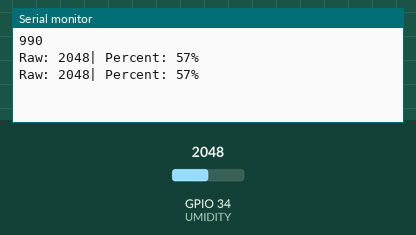
This sketch was run on a simulated ESP32. On the bench: the last lines printed to the serial monitor. The test bench sets the inputs (shaded band); at power-on: GPIO 34 (UMIDITY) = 2048.

Above: at 1.8 s.
1.9 s: GPIO 34 (UMIDITY) set to 2866
At 2.8 s:
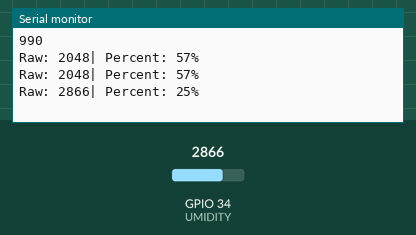
3.4 s: GPIO 34 (UMIDITY) set to 3603
At 4.4 s:
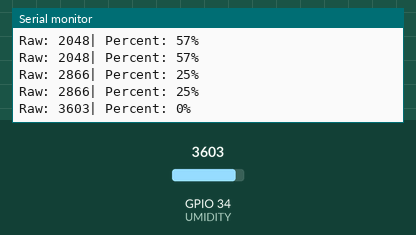
Timing chart, 0 to 6.4 s (numbered marks = the images above; inputs shaded):
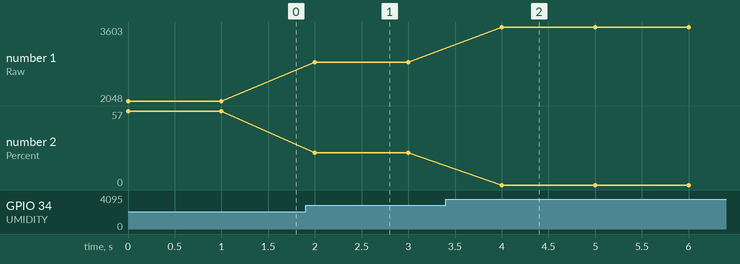

The sketch:

solo_humidity.ino
```cpp
#define UMIDITY 34

// max sensor value: 4095
const int dry_val = 3500;
const int wet_val = 990;

typedef struct {
  int h;
  int p;
} soloState;

void setup() {
  Serial.begin(115200);
  Serial.println(wet_val);
  pinMode(UMIDITY, INPUT);
}

soloState getSoloHumidty() {
  int h = analogRead(UMIDITY);

  int p = map(h, dry_val, wet_val, 0, 100);
  // Constrain the value to given numbers
  p = constrain(p, 0, 100);

  soloState res;
  res.h = h;
  res.p = p;

  return res;
}

void loop() {
  soloState soil = getSoloHumidty();

  Serial.print("Raw: ");
  Serial.print(soil.h);
  Serial.print("| Percent: ");
  Serial.print(soil.p);
  Serial.println("%");
  delay(1000);
}
```

Measured:
- after the input at 1.9 s, the serial monitor: prints a new line after 0.10 s (image 1)
- after the input at 3.4 s, the serial monitor: prints a new line after 0.60 s (image 2)
- plotted number 1: 2048 → 2866 after the input at 1.9 s, 2866 → 3603 after the input at 3.4 s
- plotted number 2: 57 → 25 after the input at 1.9 s, 25 → 0 after the input at 3.4 s
